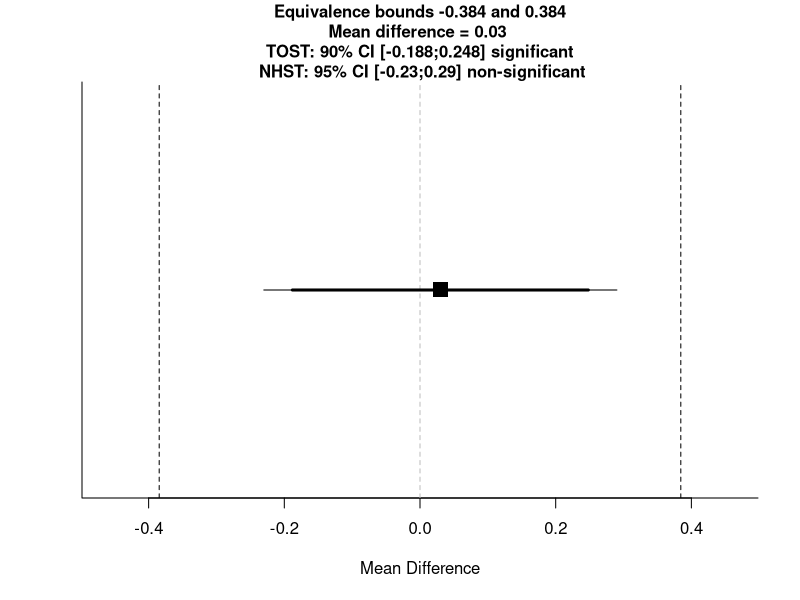
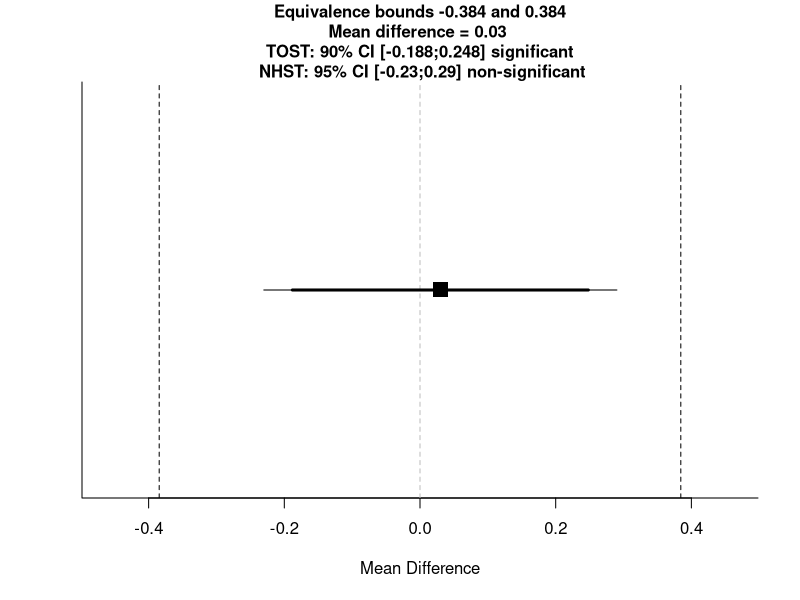
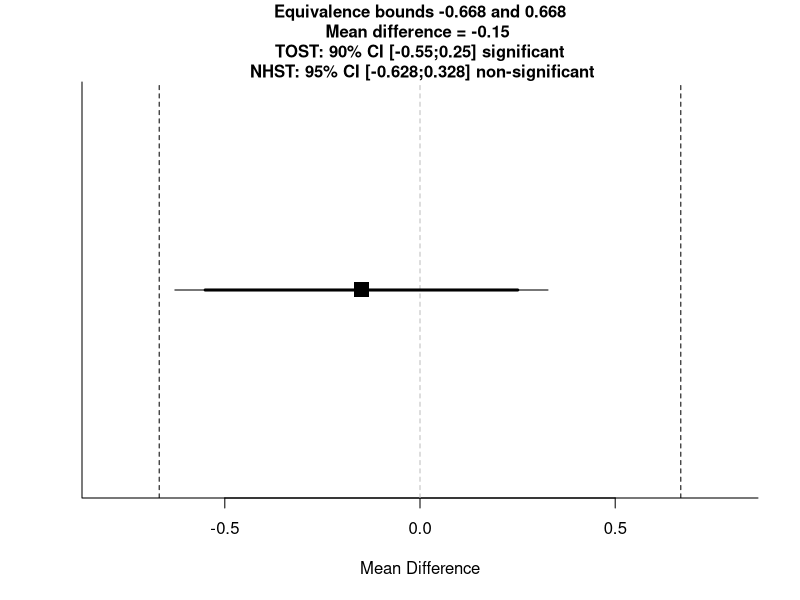
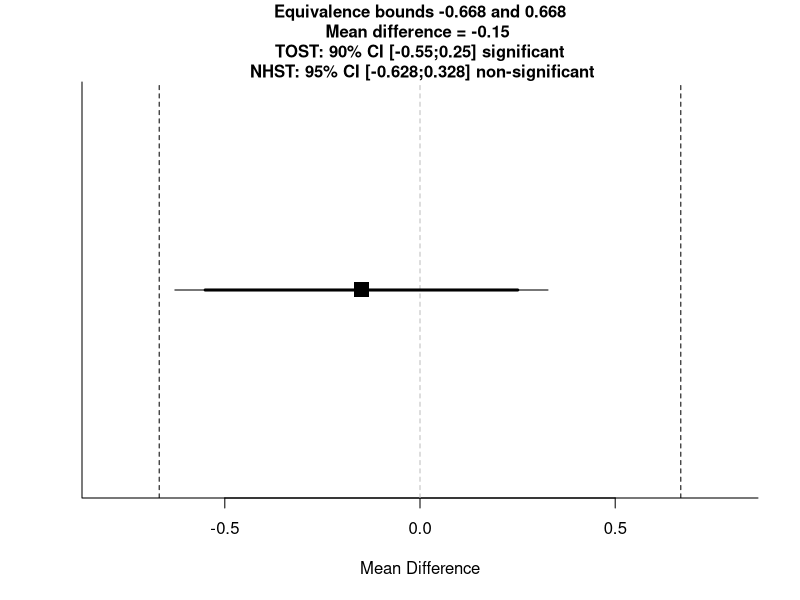
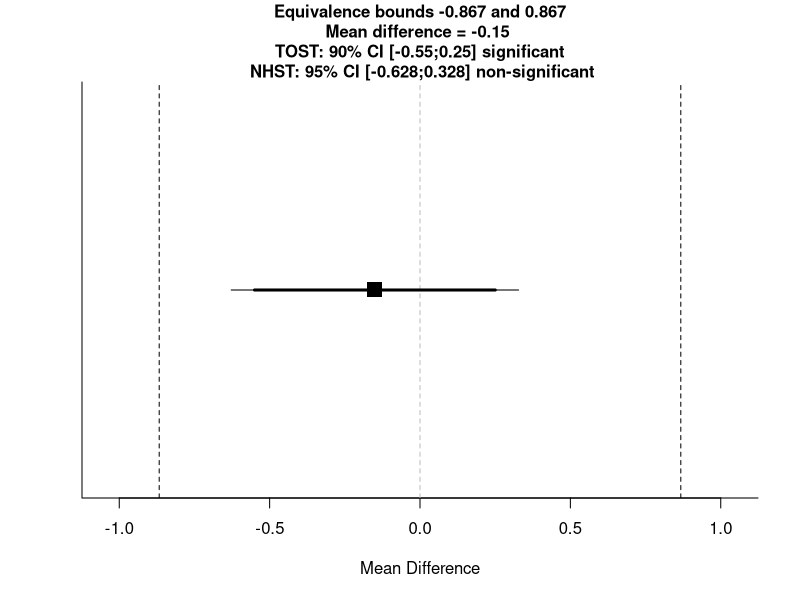
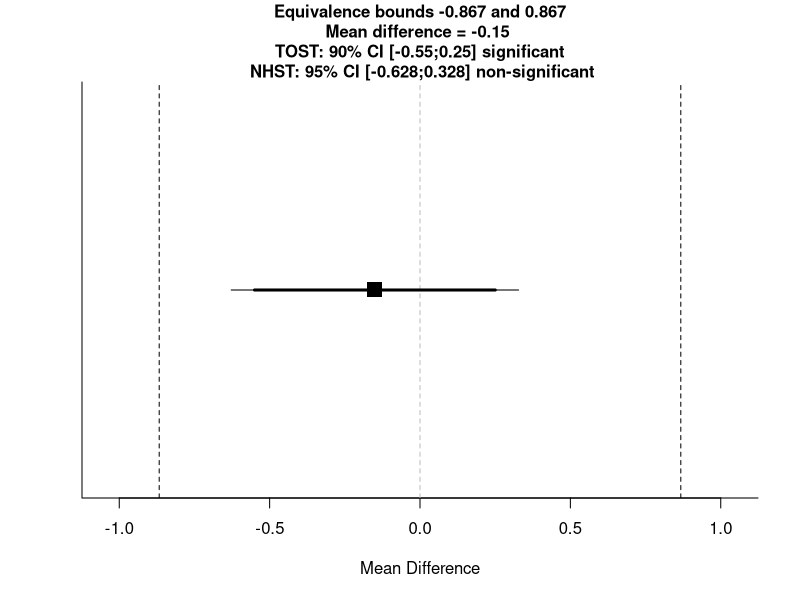
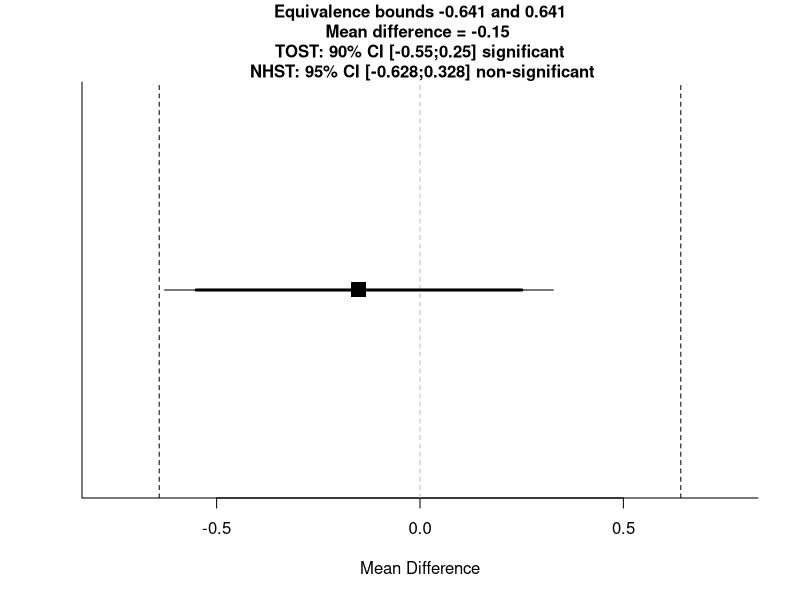
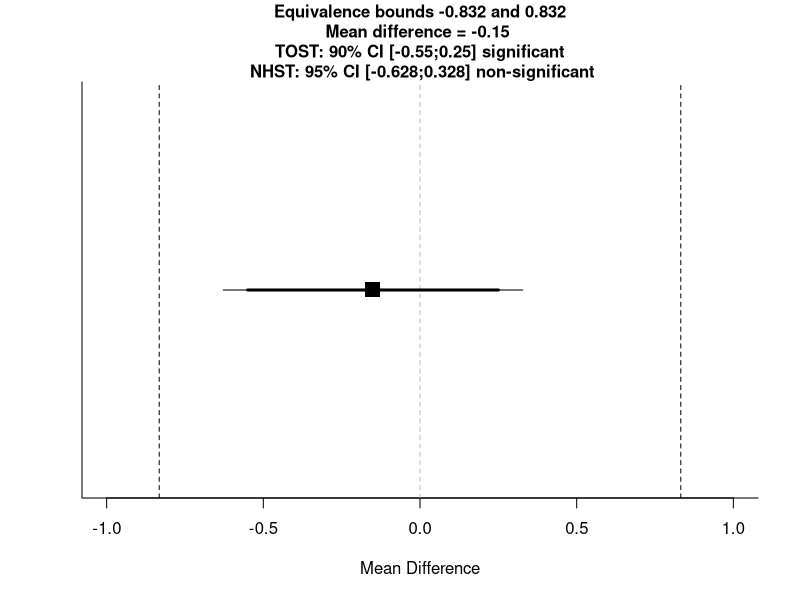

Write R code to recreate these figures, in order.
###==========================================================================###
################ Daniel: TOSTtwo + BFs from standardised effects ###############
###==========================================================================###

#' TOST function for an independent t-test (Cohen's d)
#' @param m1 mean of group 1
#' @param m2 mean of group 2
#' @param sd1 standard deviation of group 1
#' @param sd2 standard deviation of group 2
#' @param n1 sample size in group 1
#' @param n2 sample size in group 2
#' @param low_eqbound_d lower equivalence bounds (e.g., -0.5) expressed in standardized mean difference (Cohen's d)
#' @param high_eqbound_d upper equivalence bounds (e.g., 0.5) expressed in standardized mean difference (Cohen's d)
#' @param alpha alpha level (default = 0.05)
#' @param var.equal logical variable indicating whether equal variances assumption is assumed to be TRUE or FALSE.  Defaults to FALSE.
#' @return Returns TOST t-value 1, TOST p-value 1, TOST t-value 2, TOST p-value 2, degrees of freedom, low equivalence bound, high equivalence bound, low equivalence bound in Cohen's d, high equivalence bound in Cohen's d, Lower limit confidence interval TOST, Upper limit confidence interval TOST
#' @importFrom stats pnorm pt qnorm qt
#' @importFrom graphics abline plot points segments title
#' @examples
#' ## Eskine (2013) showed that participants who had been exposed to organic
#' ## food were substantially harsher in their moral judgments relative to
#' ## those exposed to control (d = 0.81, 95% CI: [0.19, 1.45]). A
#' ## replication by Moery & Calin-Jageman (2016, Study 2) did not observe
#' ## a significant effect (Control: n = 95, M = 5.25, SD = 0.95, Organic
#' ## Food: n = 89, M = 5.22, SD = 0.83). Following Simonsohn's (2015)
#' ## recommendation the equivalence bound was set to the effect size the
#' ## original study had 33% power to detect (with n = 21 in each condition,
#' ## this means the equivalence bound is d = 0.48, which equals a
#' ## difference of 0.384 on a 7-point scale given the sample sizes and a
#' ## pooled standard deviation of 0.894). Using a TOST equivalence test
#' ## with default alpha = 0.05, not assuming equal variances, and equivalence
#' ## bounds of d = -0.43 and d = 0.43 is significant, t(182) = -2.69,
#' ## p = 0.004. We can reject effects larger than d = 0.43.
#'
#' TOSTtwo(m1=5.25,m2=5.22,sd1=0.95,sd2=0.83,n1=95,n2=89,low_eqbound_d=-0.43,high_eqbound_d=0.43)
#' @section References:
#' Berger, R. L., & Hsu, J. C. (1996). Bioequivalence Trials, Intersection-Union Tests and Equivalence Confidence Sets. Statistical Science, 11(4), 283-302.
#'
#' Gruman, J. A., Cribbie, R. A., & Arpin-Cribbie, C. A. (2007). The effects of heteroscedasticity on tests of equivalence. Journal of Modern Applied Statistical Methods, 6(1), 133-140, formula for Welch's t-test on page 135
#' @export
#'

TOSTtwo<-function(m1,m2,sd1,sd2,n1,n2,low_eqbound_d, high_eqbound_d, alpha, var.equal, prior_dist, effect_prior, se_prior, df_prior){
  if(missing(alpha)) {
    alpha<-0.05
  }
  if(missing(var.equal)) {
    var.equal<-FALSE
  }
  if(var.equal==TRUE) {
    sdpooled<-sqrt((((n1 - 1)*(sd1^2)) + (n2 - 1)*(sd2^2))/((n1+n2)-2)) #calculate sd pooled
    low_eqbound<-low_eqbound_d*sdpooled
    high_eqbound<-high_eqbound_d*sdpooled
    degree_f<-n1+n2-2
    t1<-((m1-m2)-low_eqbound)/(sdpooled*sqrt(1/n1 + 1/n2))  #students t-test lower bound
    p1<-pt(t1, degree_f, lower.tail=FALSE)
    t2<-((m1-m2)-high_eqbound)/(sdpooled*sqrt(1/n1 + 1/n2)) #students t-test upper bound
    p2<-pt(t2, degree_f, lower.tail=TRUE)
    t<-(m1-m2)/(sdpooled*sqrt(1/n1 + 1/n2))
    pttest<-2*pt(-abs(t), df=degree_f)
    LL90<-(m1-m2)-qt(1-alpha, n1+n2-2)*(sdpooled*sqrt(1/n1 + 1/n2))
    UL90<-(m1-m2)+qt(1-alpha, n1+n2-2)*(sdpooled*sqrt(1/n1 + 1/n2))
    LL95<-(m1-m2)-qt(1-(alpha/2), n1+n2-2)*(sdpooled*sqrt(1/n1 + 1/n2))
    UL95<-(m1-m2)+qt(1-(alpha/2), n1+n2-2)*(sdpooled*sqrt(1/n1 + 1/n2))
  } else {
    sdpooled<-sqrt((sd1^2 + sd2^2)/2) #calculate sd root mean squared for Welch's t-test
    low_eqbound<-low_eqbound_d*sdpooled
    high_eqbound<-high_eqbound_d*sdpooled
    degree_f<-(sd1^2/n1+sd2^2/n2)^2/(((sd1^2/n1)^2/(n1-1))+((sd2^2/n2)^2/(n2-1))) #degrees of freedom for Welch's t-test
    t1<-((m1-m2)-low_eqbound)/sqrt(sd1^2/n1 + sd2^2/n2) #welch's t-test upper bound
    p1<-pt(t1, degree_f, lower.tail=FALSE) #p-value for Welch's TOST t-test
    t2<-((m1-m2)-high_eqbound)/sqrt(sd1^2/n1 + sd2^2/n2) #welch's t-test lower bound
    p2<-pt(t2, degree_f, lower.tail=TRUE) #p-value for Welch's TOST t-test
    t<-(m1-m2)/sqrt(sd1^2/n1 + sd2^2/n2) #welch's t-test NHST
    pttest<-2*pt(-abs(t), df=degree_f) #p-value for Welch's t-test
    LL90<-(m1-m2)-qt(1-alpha, degree_f)*sqrt(sd1^2/n1 + sd2^2/n2) #Lower limit for CI Welch's t-test
    UL90<-(m1-m2)+qt(1-alpha, degree_f)*sqrt(sd1^2/n1 + sd2^2/n2) #Upper limit for CI Welch's t-test
    LL95<-(m1-m2)-qt(1-(alpha/2), degree_f)*sqrt(sd1^2/n1 + sd2^2/n2) #Lower limit for CI Welch's t-test
    UL95<-(m1-m2)+qt(1-(alpha/2), degree_f)*sqrt(sd1^2/n1 + sd2^2/n2) #Upper limit for CI Welch's t-test
  }
  ptost<-max(p1,p2) #Get highest p-value for summary TOST result
  ttost<-ifelse(abs(t1) < abs(t2), t1, t2) #Get lowest t-value for summary TOST result
  dif<-(m1-m2)
  testoutcome<-ifelse(pttest<alpha,"significant","non-significant")
  TOSToutcome<-ifelse(ptost<alpha,"significant","non-significant")
  plot(NA, ylim=c(0,1), xlim=c(min(LL90,low_eqbound)-max(UL90-LL90, high_eqbound-low_eqbound)/10, max(UL90,high_eqbound)+max(UL90-LL90, high_eqbound-low_eqbound)/10), bty="l", yaxt="n", ylab="",xlab="Mean Difference")
  points(x=dif, y=0.5, pch=15, cex=2)
  abline(v=high_eqbound, lty=2)
  abline(v=low_eqbound, lty=2)
  abline(v=0, lty=2, col="grey")
  segments(LL90,0.5,UL90,0.5, lwd=3)
  segments(LL95,0.5,UL95,0.5, lwd=1)
  title(main=paste("Equivalence bounds ",round(low_eqbound,digits=3)," and ",round(high_eqbound,digits=3),"\nMean difference = ",round(dif,digits=3)," \n TOST: ", 100*(1-alpha*2),"% CI [",round(LL90,digits=3),";",round(UL90,digits=3),"] ", TOSToutcome," \n NHST: ", 100*(1-alpha),"% CI [",round(LL95,digits=3),";",round(UL95,digits=3),"] ", testoutcome,sep=""), cex.main=1)
  if(var.equal == TRUE) {
    message(cat("Using alpha = ",alpha," Student's t-test was ",testoutcome,", t(",degree_f,") = ",t,", p = ",pttest,sep=""))
    cat("\n")
    message(cat("Using alpha = ",alpha," the equivalence test based on Student's t-test was ",TOSToutcome,", t(",degree_f,") = ",ttost,", p = ",ptost,sep=""))
  } else {
    message(cat("Using alpha = ",alpha," Welch's t-test was ",testoutcome,", t(",degree_f,") = ",t,", p = ",pttest,sep=""))
    cat("\n")
    message(cat("Using alpha = ",alpha," the equivalence test based on Welch's t-test  was ",TOSToutcome,", t(",degree_f,") = ",ttost,", p = ",ptost,sep=""))
  }
  TOSTresults<-data.frame(t1,p1,t2,p2,degree_f)
  colnames(TOSTresults) <- c("t-value 1","p-value 1","t-value 2","p-value 2","df")
  bound_d_results<-data.frame(low_eqbound_d,high_eqbound_d)
  colnames(bound_d_results) <- c("low bound d","high bound d")
  bound_results<-data.frame(low_eqbound,high_eqbound)
  colnames(bound_results) <- c("low bound raw","high bound raw")
  CIresults<-data.frame(LL90,UL90)
  colnames(CIresults) <- c(paste("Lower Limit ",100*(1-alpha*2),"% CI raw",sep=""),paste("Upper Limit ",100*(1-alpha*2),"% CI raw",sep=""))
  cat("TOST results:\n")
  print(TOSTresults)
  cat("\n")
  cat("Equivalence bounds (Cohen's d):\n")
  print(bound_d_results)
  cat("\n")
  cat("Equivalence bounds (raw scores):\n")
  print(bound_results)
  cat("\n")
  cat("TOST confidence interval:\n")
  print(CIresults)
  #below added BF calc
  bayes<-TRUE #expect to povide bayes
  if(missing(effect_prior)) {
    bayes<-FALSE #if no prior effect size is provided, BF not calculated
  }
  if(bayes==TRUE) {
    if(prior_dist=="normal") {
      if(missing(se_prior)) {
        se_prior<-effect_prior/2 #if not specified otherwise, default SE is effect/2
      }
    }
    if(prior_dist=="halfnormal") {
      if(missing(se_prior)) {
        se_prior<-effect_prior #if not specified otherwise, default SE is effect
        effect_prior<-0 #halfnormal is centered on 0
      }
    }
  }
  if(missing(df_prior)) {
    df_prior<-100000 #if not specified otherwise, default df = 100000 (practically normal)
  }
  theta <- effect_prior - 10 * se_prior
  incr <- se_prior / 200
  theta=seq(from = effect_prior - 10 * se_prior, by = incr, length = 4001)
  dist_theta <- dt(x = (theta-effect_prior)/se_prior, df=df_prior)
  if(prior_dist=="halfnormal"){
    dist_theta[theta <= 0] = 0
  }
  dist_theta_alt = dist_theta/sum(dist_theta)
  likelihood <- dt((abs(dif)-theta)/(abs(dif)/abs(t)), df = degree_f) #use abs(dif) - can be set to d
  likelihood_alt = likelihood/sum(likelihood)
  height <- dist_theta * likelihood
  area <- sum(height * incr)
  normarea <- sum(dist_theta * incr)
  height_alt = dist_theta_alt * likelihood_alt
  height_alt = height_alt/sum(height_alt)
  LikelihoodTheory <- area/normarea
  LikelihoodNull <- dt(abs(dif)/(abs(dif)/abs(t)), df = degree_f)
  BayesFactor <- round(LikelihoodTheory / LikelihoodNull, 2)
  bayes_results <- data.frame(BayesFactor, LikelihoodTheory, LikelihoodNull)
  colnames(bayes_results) <- c("Bayes Factor","Likelihood (alternative)","Likelihood (null)")
  cat("Bayes Results:\n")
  print(bayes_results)
  cat("\n")
  invisible(list(TOST_t1=t1,TOST_p1=p1,TOST_t2=t2,TOST_p2=p2, TOST_df=degree_f,alpha=alpha,low_eqbound=low_eqbound,high_eqbound=high_eqbound,low_eqbound_d=low_eqbound_d,high_eqbound_d=high_eqbound_d, LL_CI_TOST=LL90,UL_CI_TOST=UL90,bf=BayesFactor, ll_theory=LikelihoodTheory, ll_null=LikelihoodNull))
}

TOSTtwo(m1=5.25,m2=5.22,sd1=0.95,sd2=0.83,n1=95,n2=89,low_eqbound_d=-0.43,high_eqbound_d=0.43, var.equal=TRUE, prior_dist = "halfnormal", effect_prior = 0.5)
TOSTtwo(m1=5.25,m2=5.22,sd1=0.95,sd2=0.83,n1=95,n2=89,low_eqbound_d=-0.43,high_eqbound_d=0.43, var.equal=TRUE, prior_dist = "normal", effect_prior = 0.5)

###==========================================================================###
############### Neil McLatchie: TOSTtwo + BFs from *raw* effects ###############
###==========================================================================###

TOSTtwo.raw.nm<-function(m1,m2,sd1,sd2,n1,n2,low_eqbound, high_eqbound, alpha, var.equal, prior_dist, effect_prior, se_prior, df_prior)
{
  if(missing(alpha)) {
    alpha<-0.05
  }
  if(missing(var.equal)) {
    var.equal<-FALSE
  }
  if(var.equal==TRUE) {
    sdpooled<-sqrt((((n1 - 1)*(sd1^2)) + (n2 - 1)*(sd2^2))/((n1+n2)-2)) #calculate sd pooled
    t1<-((m1-m2)-low_eqbound)/(sdpooled*sqrt(1/n1 + 1/n2))
    degree_f<-n1+n2-2
    p1<-pt(t1, degree_f, lower.tail=FALSE)
    t2<-((m1-m2)-high_eqbound)/(sdpooled*sqrt(1/n1 + 1/n2))
    p2<-pt(t2, degree_f, lower.tail=TRUE)
    LL90<-(m1-m2)-qt(1-alpha, degree_f)*(sdpooled*sqrt(1/n1 + 1/n2))
    UL90<-(m1-m2)+qt(1-alpha, degree_f)*(sdpooled*sqrt(1/n1 + 1/n2))
    LL95<-(m1-m2)-qt(1-(alpha/2), degree_f)*(sdpooled*sqrt(1/n1 + 1/n2))
    UL95<-(m1-m2)+qt(1-(alpha/2), degree_f)*(sdpooled*sqrt(1/n1 + 1/n2))
    t<-(m1-m2)/(sdpooled*sqrt(1/n1 + 1/n2))
    pttest<-2*pt(-abs(t), df=degree_f)
  } else {
    sdpooled<-sqrt((sd1^2 + sd2^2)/2) #calculate sd root mean squared for Welch's t-test
    t1<-((m1-m2)-low_eqbound)/sqrt(sd1^2/n1 + sd2^2/n2) #welch's t-test lower bound
    degree_f<-(sd1^2/n1+sd2^2/n2)^2/(((sd1^2/n1)^2/(n1-1))+((sd2^2/n2)^2/(n2-1))) #degrees of freedom for Welch's t-test
    p1<-pt(t1, degree_f, lower.tail=FALSE) #p-value for Welch's TOST t-test
    t2<-((m1-m2)-high_eqbound)/sqrt(sd1^2/n1 + sd2^2/n2) #welch's t-test upper bound
    p2<-pt(t2, degree_f, lower.tail=TRUE) #p-value for Welch's TOST t-test
    t<-(m1-m2)/sqrt(sd1^2/n1 + sd2^2/n2) #welch's t-test NHST
    pttest<-2*pt(-abs(t), df=degree_f) #p-value for Welch's t-test
    LL90<-(m1-m2)-qt(1-alpha, degree_f)*sqrt(sd1^2/n1 + sd2^2/n2) #Lower limit for CI Welch's t-test
    UL90<-(m1-m2)+qt(1-alpha, degree_f)*sqrt(sd1^2/n1 + sd2^2/n2) #Upper limit for CI Welch's t-test
    LL95<-(m1-m2)-qt(1-(alpha/2), degree_f)*sqrt(sd1^2/n1 + sd2^2/n2) #Lower limit for CI Welch's t-test
    UL95<-(m1-m2)+qt(1-(alpha/2), degree_f)*sqrt(sd1^2/n1 + sd2^2/n2) #Upper limit for CI Welch's t-test
  }
  ptost<-max(p1,p2) #Get highest p-value for summary TOST result
  ttost<-ifelse(abs(t1) < abs(t2), t1, t2) #Get lowest t-value for summary TOST result
  dif<-(m1-m2)
  testoutcome<-ifelse(pttest<alpha,"significant","non-significant")
  TOSToutcome<-ifelse(ptost<alpha,"significant","non-significant")
  plot(NA, ylim=c(0,1), xlim=c(min(LL90,low_eqbound)-max(UL90-LL90, high_eqbound-low_eqbound)/10, max(UL90,high_eqbound)+max(UL90-LL90, high_eqbound-low_eqbound)/10), bty="l", yaxt="n", ylab="",xlab="Mean Difference")
  points(x=dif, y=0.5, pch=15, cex=2)
  abline(v=high_eqbound, lty=2)
  abline(v=low_eqbound, lty=2)
  abline(v=0, lty=2, col="grey")
  segments(LL90,0.5,UL90,0.5, lwd=3)
  segments(LL95,0.5,UL95,0.5, lwd=1)
  title(main=paste("Equivalence bounds ",round(low_eqbound,digits=3)," and ",round(high_eqbound,digits=3),"\nMean difference = ",round(dif,digits=3)," \n TOST: ", 100*(1-alpha*2),"% CI [",round(LL90,digits=3),";",round(UL90,digits=3),"] ", TOSToutcome," \n NHST: ", 100*(1-alpha),"% CI [",round(LL95,digits=3),";",round(UL95,digits=3),"] ", testoutcome,sep=""), cex.main=1)
  if(var.equal == TRUE) {
    message(cat("Using alpha = ",alpha," Student's t-test was ",testoutcome,", t(",degree_f,") = ",t,", p = ",pttest,sep=""))
    cat("\n")
    message(cat("Using alpha = ",alpha," the equivalence test based on Student's t-test was ",TOSToutcome,", t(",degree_f,") = ",ttost,", p = ",ptost,sep=""))
  } else {
    message(cat("Using alpha = ",alpha," Welch's t-test was ",testoutcome,", t(",degree_f,") = ",t,", p = ",pttest,sep=""))
    cat("\n")
    message(cat("Using alpha = ",alpha," the equivalence test based on Welch's t-test  was ",TOSToutcome,", t(",degree_f,") = ",ttost,", p = ",ptost,sep=""))
  }
  TOSTresults<-data.frame(t1,p1,t2,p2,degree_f)
  colnames(TOSTresults) <- c("t-value 1","p-value 1","t-value 2","p-value 2","df")
  bound_results<-data.frame(low_eqbound,high_eqbound)
  colnames(bound_results) <- c("low bound raw","high bound raw")
  CIresults<-data.frame(LL90,UL90)
  colnames(CIresults) <- c(paste("Lower Limit ",100*(1-alpha*2),"% CI raw",sep=""),paste("Upper Limit ",100*(1-alpha*2),"% CI raw",sep=""))
  cat("TOST results:\n")
  print(TOSTresults)
  cat("\n")
  cat("Equivalence bounds (raw scores):\n")
  print(bound_results)
  cat("\n")
  cat("TOST confidence interval:\n")
  print(CIresults)
  #below added BF calc
  bayes<-TRUE #expect to provide bayes
  if(missing(effect_prior)) {
    bayes<-FALSE #if no prior effect size is provided, BF not calculated
  }
  if(bayes==TRUE) {
    if(prior_dist=="normal") {
      if(missing(se_prior)) {
        se_prior<-effect_prior/2 #if not specified otherwise, default SE is effect/2
      }
    }
    if(prior_dist=="halfnormal") {
      if(missing(se_prior)) {
        se_prior<-effect_prior #if not specified otherwise, default SE is effect
        effect_prior<-0 #halfnormal is centered on 0
      } }
    if(prior_dist=="cauchy") {
      df_prior<-1
      {
        if(missing(se_prior)) 
        {df_prior<-1
        se_prior<-effect_prior/2} #if not specified otherwise, default SE is effect
      }}
    if(prior_dist=="halfcauchy") {
      {df_prior<-1}
      if(missing(se_prior)) {
        df_prior<-1
        se_prior<-effect_prior #if not specified otherwise, default SE is effect
        effect_prior<-0 #halfcauchy is centered on 0
      }}
    
    if(missing(df_prior)) {
      df_prior<-1000 #if not specified otherwise, default df = 100000 (practically normal)
    }
    theta <- effect_prior - 10 * se_prior
    incr <- se_prior / 200
    theta=seq(from = effect_prior - 10 * se_prior, by = incr, length = 4001)
    dist_theta <- dt(x = (theta-effect_prior)/se_prior, df=df_prior)
    if(prior_dist=="halfnormal"){
      dist_theta[theta <= 0] = 0
    }
    if(prior_dist=="halfcauchy"){
      dist_theta[theta <= 0] = 0
    }
    dist_theta_alt = dist_theta/sum(dist_theta)
    likelihood <- dt((abs(dif)-theta)/(abs(dif)/abs(t)), df = degree_f) #use abs(dif) - can be set to d
    likelihood_alt = likelihood/sum(likelihood)
    height <- dist_theta * likelihood
    area <- sum(height * incr)
    normarea <- sum(dist_theta * incr)
    height_alt = dist_theta_alt * likelihood_alt
    height_alt = height_alt/sum(height_alt)
    LikelihoodTheory <- area/normarea
    LikelihoodNull <- dt(abs(dif)/(abs(dif)/abs(t)), df = degree_f)
    BayesFactor <- round(LikelihoodTheory / LikelihoodNull, 2)
    bayes_results <- data.frame(BayesFactor, LikelihoodTheory, LikelihoodNull)
    colnames(bayes_results) <- c("Bayes Factor","Likelihood (alternative)","Likelihood (null)")
    cat("Bayes Results:\n")
    print(bayes_results)
    cat("\n")
    invisible(list(TOST_t1=t1,TOST_p1=p1,TOST_t2=t2,TOST_p2=p2, TOST_df=degree_f,alpha=alpha,low_eqbound=low_eqbound,high_eqbound=high_eqbound,low_eqbound=low_eqbound,high_eqbound=high_eqbound, LL_CI_TOST=LL90,UL_CI_TOST=UL90,bf=BayesFactor, ll_theory=LikelihoodTheory, ll_null=LikelihoodNull))
    
  }}

###==========================================================================###

library(pwr)

###==========================================================================###
###==========================================================================###
###==========================================================================###


### Transfer examples from Dienes & McLatchie (2017)

## example 5: Johnson et al.
# original study: Schnall, Benton, & Harvey (2008)
orig.m1 <- 4.62
orig.sd1 <- 1.53
orig.m2 <- 5.73
orig.sd2 <- 1.28
orig.n1 <- 21
orig.n2 <- 22
orig.raw <- abs(orig.m2-orig.m1)
orig.sdpooled <- sqrt(((orig.n1-1)*orig.sd1^2 + (orig.n2-1)*orig.sd2^2)/(orig.n1+orig.n2-2))
orig.se <- orig.sdpooled/sqrt(orig.n1+orig.n2)
orig.df <- orig.n1+orig.n2-2

# replication study: Johnson, Cheung, & Donnellan (2014)
rep.m1 <- 5.97
rep.sd1 <- 1.34
rep.m2 <- 6.12
rep.sd2 <- 1.36
rep.d <- -0.11
rep.n1 <- 58
rep.n2 <- 68
rep.raw <- abs(rep.m1-rep.m2)
rep.sdpooled <- sqrt(((rep.n1-1)*rep.sd1^2 + (rep.n2-1)*rep.sd2^2)/(rep.n1+rep.n2-2))
rep.se <- rep.sdpooled/sqrt(rep.n1+rep.n2)
rep.df <- rep.n1 + rep.n2 -2

# Calculate critical d: smallest d orig. study had the power to detect
t.crit = qt(1-.05/2, (orig.n1+orig.n2)-2)
d.crit = t.crit*sqrt((1/orig.n1) + 1/(orig.n2))
raw.crit <- d.crit * orig.sdpooled # smallest raw effect orig. study could detect

# Small telescopes: Calculate d for which orig. study had 33% power
power <- pwr.t2n.test(n1 = orig.n1, n2 = orig.n2, d = NULL, sig.level = 0.05, power = 0.33, alternative = "two.sided")
d.33 <- power$d
raw.33 <- d.33 * orig.sdpooled # raw effect for which orig. had 33% power


#### TOST & BF (re-)calculations 1: raw effects, using Neil's TOSTtwo.raw.nm

##Johnson.1.1.1## TOST: small telescopes; BF: halfnormal
# Dienes: BF = 0.37 --> successfully replicated
Johnson.1.1.1 <- TOSTtwo.raw.nm(m1=rep.m1, 
                                m2=rep.m2, 
                                sd1=rep.sd1, 
                                sd2 = rep.sd2, 
                                n1 = rep.n1, 
                                n2=rep.n2, 
                                low_eqbound = -raw.33, 
                                high_eqbound = raw.33, 
                                var.equal = TRUE, 
                                prior_dist = "halfnormal", 
                                effect_prior = orig.raw)

##Johnson.1.1.2## TOST: small telescopes; BF: Cauchy
# Dienes: BF = 0.09 --> !! not replicated: BF = 0.07
Johnson.1.1.2 <- TOSTtwo.raw.nm(m1=rep.m1, 
                                m2=rep.m2, 
                                sd1=rep.sd1, 
                                sd2 = rep.sd2, 
                                n1 = rep.n1, 
                                n2=rep.n2, 
                                low_eqbound = -raw.33, 
                                high_eqbound = raw.33, 
                                var.equal = TRUE, 
                                prior_dist = "cauchy", 
                                effect_prior = orig.raw, 
                                se_prior = orig.se, 
                                df_prior = orig.df)


##Johnson.1.2.1## TOST: critical effect; BF: halfnormal
# Dienes: BF = 0.37 --> successfully replicated
Johnson.1.2.1 <- TOSTtwo.raw.nm(m1=rep.m1, 
                                m2=rep.m2, 
                                sd1=rep.sd1, 
                                sd2 = rep.sd2, 
                                n1 = rep.n1, 
                                n2=rep.n2,
                                low_eqbound = -raw.crit, 
                                high_eqbound = raw.crit, 
                                var.equal = TRUE, 
                                prior_dist = "halfnormal", 
                                effect_prior = orig.raw)

##Johnson.1.2.2## TOST: critical effect; BF: Cauchy
## Dienes: BF = 0.09 --> !! not replicated: BF = 0.07
Johnson.1.2.2 <- TOSTtwo.raw.nm(m1=rep.m1, 
                                m2=rep.m2, 
                                sd1=rep.sd1, 
                                sd2 = rep.sd2, 
                                n1 = rep.n1, 
                                n2=rep.n2,
                                low_eqbound = -raw.crit, 
                                high_eqbound = raw.crit, 
                                var.equal = TRUE, 
                                prior_dist = "cauchy", 
                                effect_prior = orig.raw,
                                se_prior = orig.se, 
                                df_prior = orig.df)


#### TOST & BF (re-)calculations 2: standardised effects, using Daniel's TOSTtwo

##Johnson.2.1## TOST: small telescopes; BF: halfnormal
# Dienes: BF = 0.37 --> successfully replicated
Johnson.2.1 <- TOSTtwo(m1=rep.m1, 
                       m2=rep.m2, 
                       sd1=rep.sd1, 
                       sd2 = rep.sd2, 
                       n1 = rep.n1, 
                       n2=rep.n2, 
                       low_eqbound_d = -d.33, 
                       high_eqbound_d = d.33, 
                       var.equal = TRUE, 
                       prior_dist = "halfnormal", 
                       effect_prior = orig.raw)


##Johnson.2.2## TOST: critical effect; BF: halfnormal
# Dienes: BF = 0.37 --> successfully replicated
Johnson.2.2 <- TOSTtwo(m1=rep.m1, 
                       m2=rep.m2, 
                       sd1=rep.sd1, 
                       sd2 = rep.sd2, 
                       n1 = rep.n1, 
                       n2=rep.n2,
                       low_eqbound = -d.crit, 
                       high_eqbound = d.crit, 
                       var.equal = TRUE, 
                       prior_dist = "halfnormal", 
                       effect_prior = orig.raw)
